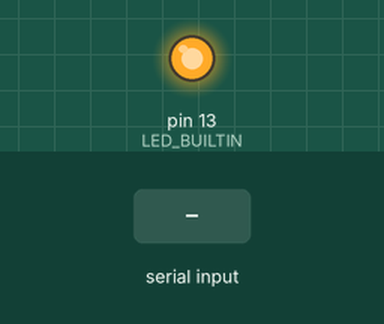
A sketch run on a simulated Arduino Uno, built with avr-gcc and run on an emulated ATmega328P. Shown: output pins drawn as LEDs (lit = HIGH). Dashed ring = blinking. Inputs (shaded band) come from the test bench. What the sketch prints to the serial monitor is not drawn.

Above: at 1.2 s.
1.3 s: "S\n" received over Serial
At 2.1 s:
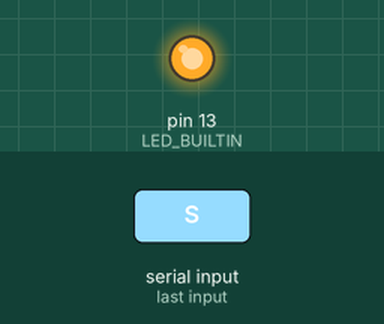
2.8 s: "G\n" received over Serial
At 3.3 s:
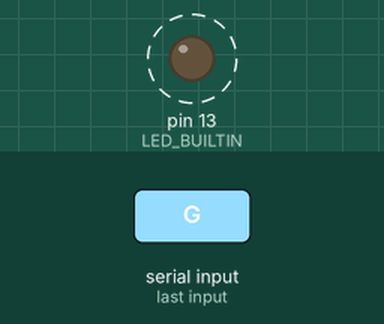
Timing chart, 0 to 13.2 s (numbered marks = the images above; inputs shaded):
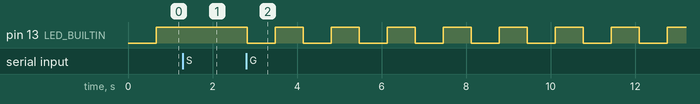

The sketch:

hs_stream.ino
```cpp
// SerialX high-speed test stream — Arduino Nano / Uno (ATmega328P @ 16 MHz)
//
// Streams numbered, checksummed text lines as fast as the UART allows, so a PC tool
// can measure real throughput and detect lost or corrupted data.
//
// Line format (56 bytes including \r\n):
//   $SSSSSSSS,TTTTTTTT,<32 payload chars>*CC\r\n
//     SSSSSSSS  sequence number, hex, +1 per line (a gap = lost lines)
//     TTTTTTTT  micros() on the board when the line was built, hex
//     payload   'A'..'Z' rotating, derived from the sequence number
//     CC        XOR of every character between '$' and '*', hex (like NMEA)
// Info/reply lines start with '#'.
//
// Commands (send a line ending in '\n' at the current baud rate):
//   G            start streaming          S   stop streaming
//   R            reset sequence to 0      ?   print status
//   B<baud>      switch baud rate, e.g. B2000000 (reply is sent at the old rate first)
//   D<us>        delay between lines in microseconds (0 = as fast as possible)
//
// Baud rates that are exact on a 16 MHz AVR: 250000, 500000, 1000000, 2000000.
// 115200 works but is ~2% off nominal.

#include <Arduino.h>

static const uint32_t DEFAULT_BAUD = 1000000;
static const char HEX_DIGITS[] = "0123456789ABCDEF";

static uint32_t baud = DEFAULT_BAUD;
static uint32_t seq = 0;
static uint8_t payloadStart = 0;   // == seq % 26
static uint32_t lineDelayUs = 0;
static bool streaming = true;
static char cmd[16];
static uint8_t cmdLen = 0;

// Transmit by polling the data register directly. HardwareSerial's interrupt-driven
// TX costs more CPU per byte than one byte-time at 2 Mbaud; polling keeps the line full.
static inline void txByte(uint8_t c) {
  while (!(UCSR0A & _BV(UDRE0))) {}
  UDR0 = c;
}
static void txBuf(const char *s, uint8_t n) {
  for (uint8_t i = 0; i < n; i++) txByte((uint8_t)s[i]);
}
static void txStr(const char *s) {
  while (*s) txByte((uint8_t)*s++);
}
static void txDec(uint32_t v) {
  char b[11];
  uint8_t i = sizeof(b);
  b[--i] = 0;
  do { b[--i] = '0' + (v % 10); v /= 10; } while (v);
  txStr(&b[i]);
}
// Constant byte shifts only: a variable-count 32-bit shift is a slow loop on AVR.
static inline char *putHex8(char *p, uint8_t b) {
  *p++ = HEX_DIGITS[b >> 4];
  *p++ = HEX_DIGITS[b & 0xF];
  return p;
}
static char *putHex32(char *p, uint32_t v) {
  p = putHex8(p, (uint8_t)(v >> 24));
  p = putHex8(p, (uint8_t)(v >> 16));
  p = putHex8(p, (uint8_t)(v >> 8));
  return putHex8(p, (uint8_t)v);
}

static void waitTxDone() {
  // Wait until the data register is empty, then long enough for the byte still in the
  // shift register to leave the pin: 2 byte-times at 9600 baud is about 2.1 ms.
  while (!(UCSR0A & _BV(UDRE0))) {}
  delay(3);
}

static void status() {
  txStr("#SerialX-HS v1 baud=");
  txDec(baud);
  txStr(" seq=");
  txDec(seq);
  txStr(" delay_us=");
  txDec(lineDelayUs);
  txStr(streaming ? " streaming=1\r\n" : " streaming=0\r\n");
}

static void setBaud(uint32_t newBaud) {
  txStr("#OK B");
  txDec(newBaud);
  txStr("\r\n");
  waitTxDone();
  Serial.end();
  baud = newBaud;
  Serial.begin(baud);
}

static void runCommand() {
  cmd[cmdLen] = 0;
  char c = cmd[0];
  uint32_t arg = strtoul(cmd + 1, nullptr, 10);
  switch (c) {
    case 'G': case 'g': streaming = true; break;
    case 'S': case 's': streaming = false; txStr("#OK S\r\n"); break;
    case 'R': case 'r': seq = 0; payloadStart = 0; txStr("#OK R\r\n"); break;
    case 'D': case 'd': lineDelayUs = arg; txStr("#OK D\r\n"); break;
    case '?': status(); break;
    case 'B': case 'b':
      if (arg >= 9600 && arg <= 2000000) setBaud(arg);
      else txStr("#ERR baud must be 9600..2000000\r\n");
      break;
    default:
      if (cmdLen) txStr("#ERR unknown command\r\n");
  }
  cmdLen = 0;
}

static void pollCommands() {
  while (Serial.available()) {
    char c = (char)Serial.read();
    if (c == '\n' || c == '\r') {
      if (cmdLen) runCommand();
    } else if (cmdLen < sizeof(cmd) - 1) {
      cmd[cmdLen++] = c;
    }
  }
}

static void sendLine() {
  char buf[64];
  char *p = buf;
  *p++ = '$';
  p = putHex32(p, seq);
  *p++ = ',';
  p = putHex32(p, micros());
  *p++ = ',';
  // Payload starts at 'A' + seq % 26, tracked incrementally: a 32-bit modulo
  // is a ~40 µs software division on AVR.
  char ch = 'A' + payloadStart;
  for (uint8_t i = 0; i < 32; i++) {
    *p++ = ch;
    ch = (ch == 'Z') ? 'A' : ch + 1;
  }
  uint8_t x = 0;
  for (char *q = buf + 1; q < p; q++) x ^= (uint8_t)*q;
  *p++ = '*';
  p = putHex8(p, x);
  *p++ = '\r';
  *p++ = '\n';
  txBuf(buf, (uint8_t)(p - buf));
  seq++;
  if (++payloadStart == 26) payloadStart = 0;
}

void setup() {
  Serial.begin(baud);
  pinMode(LED_BUILTIN, OUTPUT);
  txStr("\r\n");
  status();
}

void loop() {
  pollCommands();
  if (streaming) {
    sendLine();
    if (lineDelayUs) delayMicroseconds(lineDelayUs > 16000 ? 16000 : lineDelayUs);
    if (lineDelayUs > 16000) delay((lineDelayUs - 16000) / 1000);
    if ((seq & 0x3FF) == 0) PINB = _BV(PINB5);  // toggle LED (D13) every 1024 lines
  }
}
```

Measured:
- after the input at 1.3 s, pin 13 (LED_BUILTIN): stays HIGH (without the input it goes to LOW after 0.03 s)
- after the input at 2.8 s, pin 13 (LED_BUILTIN): alternates HIGH for 0.66 s and LOW for 0.66 s, starting at once
